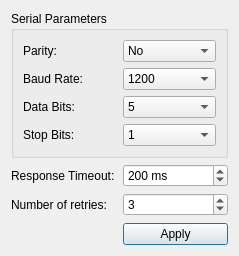
<?xml version="1.0" encoding="UTF-8"?>
<ui version="4.0">
 <class>MASTER_SettingsDialog</class>
 <widget class="QDialog" name="MASTER_SettingsDialog">
  <property name="geometry">
   <rect>
    <x>0</x>
    <y>0</y>
    <width>239</width>
    <height>256</height>
   </rect>
  </property>
  <property name="windowTitle">
   <string>Modbus Settings</string>
  </property>
  <layout class="QGridLayout" name="gridLayout">
   <item row="3" column="1">
    <spacer name="verticalSpacer">
     <property name="orientation">
      <enum>Qt::Vertical</enum>
     </property>
     <property name="sizeHint" stdset="0">
      <size>
       <width>20</width>
       <height>43</height>
      </size>
     </property>
    </spacer>
   </item>
   <item row="1" column="1">
    <widget class="QSpinBox" name="timeoutSpinner">
     <property name="accelerated">
      <bool>true</bool>
     </property>
     <property name="suffix">
      <string> ms</string>
     </property>
     <property name="minimum">
      <number>-1</number>
     </property>
     <property name="maximum">
      <number>5000</number>
     </property>
     <property name="singleStep">
      <number>20</number>
     </property>
     <property name="value">
      <number>200</number>
     </property>
    </widget>
   </item>
   <item row="1" column="0">
    <widget class="QLabel" name="label">
     <property name="text">
      <string>Response Timeout:</string>
     </property>
    </widget>
   </item>
   <item row="4" column="1">
    <widget class="QPushButton" name="applyButton">
     <property name="text">
      <string>Apply</string>
     </property>
    </widget>
   </item>
   <item row="0" column="0" colspan="2">
    <widget class="QGroupBox" name="groupBox">
     <property name="title">
      <string>Serial Parameters</string>
     </property>
     <layout class="QGridLayout" name="gridLayout_2">
      <item row="0" column="0">
       <widget class="QLabel" name="label_2">
        <property name="text">
         <string>Parity:</string>
        </property>
       </widget>
      </item>
      <item row="0" column="1">
       <widget class="QComboBox" name="parityCombo">
        <item>
         <property name="text">
          <string>No</string>
         </property>
        </item>
        <item>
         <property name="text">
          <string>Even</string>
         </property>
        </item>
        <item>
         <property name="text">
          <string>Odd</string>
         </property>
        </item>
        <item>
         <property name="text">
          <string>Space</string>
         </property>
        </item>
        <item>
         <property name="text">
          <string>Mark</string>
         </property>
        </item>
       </widget>
      </item>
      <item row="1" column="0">
       <widget class="QLabel" name="label_3">
        <property name="text">
         <string>Baud Rate:</string>
        </property>
       </widget>
      </item>
      <item row="1" column="1">
       <widget class="QComboBox" name="baudCombo">
        <item>
         <property name="text">
          <string>1200</string>
         </property>
        </item>
        <item>
         <property name="text">
          <string>2400</string>
         </property>
        </item>
        <item>
         <property name="text">
          <string>4800</string>
         </property>
        </item>
        <item>
         <property name="text">
          <string>9600</string>
         </property>
        </item>
        <item>
         <property name="text">
          <string>19200</string>
         </property>
        </item>
        <item>
         <property name="text">
          <string>38400</string>
         </property>
        </item>
        <item>
         <property name="text">
          <string>57600</string>
         </property>
        </item>
        <item>
         <property name="text">
          <string>115200</string>
         </property>
        </item>
       </widget>
      </item>
      <item row="2" column="0">
       <widget class="QLabel" name="label_4">
        <property name="text">
         <string>Data Bits:</string>
        </property>
       </widget>
      </item>
      <item row="2" column="1">
       <widget class="QComboBox" name="dataBitsCombo">
        <item>
         <property name="text">
          <string>5</string>
         </property>
        </item>
        <item>
         <property name="text">
          <string>6</string>
         </property>
        </item>
        <item>
         <property name="text">
          <string>7</string>
         </property>
        </item>
        <item>
         <property name="text">
          <string>8</string>
         </property>
        </item>
       </widget>
      </item>
      <item row="3" column="0">
       <widget class="QLabel" name="label_5">
        <property name="text">
         <string>Stop Bits:</string>
        </property>
       </widget>
      </item>
      <item row="3" column="1">
       <widget class="QComboBox" name="stopBitsCombo">
        <item>
         <property name="text">
          <string>1</string>
         </property>
        </item>
        <item>
         <property name="text">
          <string>3</string>
         </property>
        </item>
        <item>
         <property name="text">
          <string>2</string>
         </property>
        </item>
       </widget>
      </item>
     </layout>
    </widget>
   </item>
   <item row="2" column="0">
    <widget class="QLabel" name="label_6">
     <property name="text">
      <string>Number of retries:</string>
     </property>
    </widget>
   </item>
   <item row="2" column="1">
    <widget class="QSpinBox" name="retriesSpinner">
     <property name="value">
      <number>3</number>
     </property>
    </widget>
   </item>
  </layout>
 </widget>
 <resources/>
 <connections/>
</ui>
